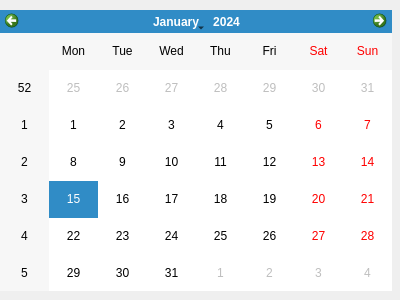
<?xml version="1.0" encoding="UTF-8"?>
<ui version="4.0">
 <class>Dialog</class>
 <widget class="QDialog" name="Dialog">
  <property name="geometry">
   <rect>
    <x>0</x>
    <y>0</y>
    <width>400</width>
    <height>300</height>
   </rect>
  </property>
  <property name="windowTitle">
   <string>CALENDARIO SANCIÓN</string>
  </property>
  <property name="windowIcon">
   <iconset resource="recursos.qrc">
    <normaloff>:/calendario/img/calendar-icon.png</normaloff>:/calendario/img/calendar-icon.png</iconset>
  </property>
  <widget class="QCalendarWidget" name="calendarioSancion">
   <property name="geometry">
    <rect>
     <x>0</x>
     <y>10</y>
     <width>392</width>
     <height>281</height>
    </rect>
   </property>
  </widget>
 </widget>
 <resources>
  <include location="recursos.qrc"/>
 </resources>
 <connections/>
</ui>
